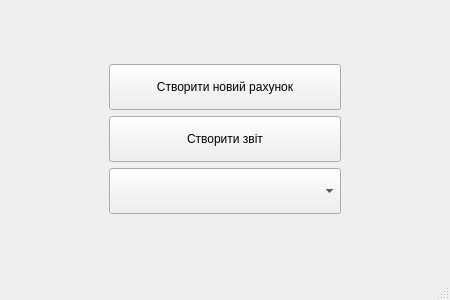
<?xml version="1.0" encoding="UTF-8"?>
<ui version="4.0">
 <class>MainWindow</class>
 <widget class="QMainWindow" name="MainWindow">
  <property name="geometry">
   <rect>
    <x>0</x>
    <y>0</y>
    <width>450</width>
    <height>300</height>
   </rect>
  </property>
  <property name="windowTitle">
   <string>MainWindow</string>
  </property>
  <property name="styleSheet">
   <string notr="true"/>
  </property>
  <widget class="QWidget" name="centralwidget">
   <layout class="QGridLayout" name="gridLayout">
    <item row="1" column="2">
     <spacer name="horizontalSpacer_2">
      <property name="orientation">
       <enum>Qt::Horizontal</enum>
      </property>
      <property name="sizeType">
       <enum>QSizePolicy::Fixed</enum>
      </property>
      <property name="sizeHint" stdset="0">
       <size>
        <width>100</width>
        <height>20</height>
       </size>
      </property>
     </spacer>
    </item>
    <item row="0" column="1">
     <spacer name="verticalSpacer">
      <property name="orientation">
       <enum>Qt::Vertical</enum>
      </property>
      <property name="sizeType">
       <enum>QSizePolicy::Fixed</enum>
      </property>
      <property name="sizeHint" stdset="0">
       <size>
        <width>20</width>
        <height>55</height>
       </size>
      </property>
     </spacer>
    </item>
    <item row="1" column="1">
     <layout class="QVBoxLayout" name="verticalLayout_3">
      <item>
       <widget class="QPushButton" name="pushButton_newTransaction">
        <property name="sizePolicy">
         <sizepolicy hsizetype="Minimum" vsizetype="Minimum">
          <horstretch>0</horstretch>
          <verstretch>0</verstretch>
         </sizepolicy>
        </property>
        <property name="text">
         <string>Створити новий рахунок</string>
        </property>
       </widget>
      </item>
      <item>
       <widget class="QPushButton" name="pushButton_createZvit">
        <property name="sizePolicy">
         <sizepolicy hsizetype="Minimum" vsizetype="Minimum">
          <horstretch>0</horstretch>
          <verstretch>0</verstretch>
         </sizepolicy>
        </property>
        <property name="text">
         <string>Створити звіт</string>
        </property>
       </widget>
      </item>
      <item>
       <widget class="QComboBox" name="comboBox_2">
        <property name="sizePolicy">
         <sizepolicy hsizetype="Minimum" vsizetype="Minimum">
          <horstretch>0</horstretch>
          <verstretch>0</verstretch>
         </sizepolicy>
        </property>
        <property name="cursor">
         <cursorShape>ArrowCursor</cursorShape>
        </property>
        <property name="mouseTracking">
         <bool>false</bool>
        </property>
        <property name="placeholderText">
         <string>        Обрати існуючий рахунок</string>
        </property>
       </widget>
      </item>
     </layout>
    </item>
    <item row="1" column="0">
     <spacer name="horizontalSpacer">
      <property name="orientation">
       <enum>Qt::Horizontal</enum>
      </property>
      <property name="sizeType">
       <enum>QSizePolicy::Fixed</enum>
      </property>
      <property name="sizeHint" stdset="0">
       <size>
        <width>100</width>
        <height>20</height>
       </size>
      </property>
     </spacer>
    </item>
    <item row="2" column="1">
     <spacer name="verticalSpacer_2">
      <property name="orientation">
       <enum>Qt::Vertical</enum>
      </property>
      <property name="sizeType">
       <enum>QSizePolicy::Fixed</enum>
      </property>
      <property name="sizeHint" stdset="0">
       <size>
        <width>20</width>
        <height>55</height>
       </size>
      </property>
     </spacer>
    </item>
   </layout>
  </widget>
  <widget class="QStatusBar" name="statusbar"/>
  <widget class="QMenuBar" name="menubar">
   <property name="geometry">
    <rect>
     <x>0</x>
     <y>0</y>
     <width>450</width>
     <height>21</height>
    </rect>
   </property>
  </widget>
 </widget>
 <resources/>
 <connections/>
</ui>
